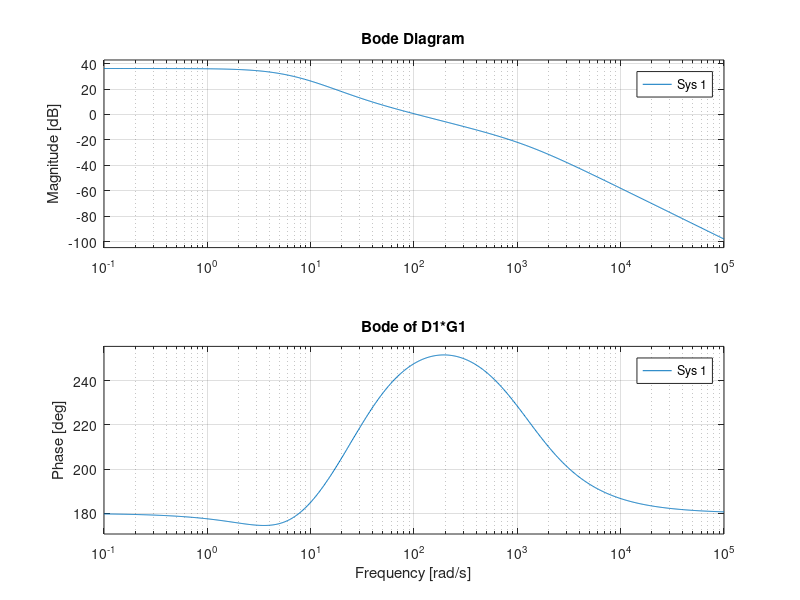

Write the MATLAB code that produced this figure. (Note: this script raises an error after producing the figure.)
% % % % % % % % % % % % % % % % % % % % % % % % % % % % % % % % % % % % % %
%                                                                         %
% Controller_design.m 							  %
%                                                                         %
% The plant and digital controller for the MIP robot's body angle and     %
% wheel position are designed and tested in MATLAB.                       %
%                                                                         %
% % % % % % % % % % % % % % % % % % % % % % % % % % % % % % % % % % % % % %

clear all
close all

% % % % % % % % % % % % % % % % % % % % % % % % % % % % % % % % % % % % % %
%                                                                         %
% Part 1: Stablizing Body Angle                                           %
%                                                                         %
% % % % % % % % % % % % % % % % % % % % % % % % % % % % % % % % % % % % % %

% Initialize constants used in equations of motion

s_bar = 0.003;              % stall torque in Nm (Newton-meter)
w_f = 1760;                 % free run speed in rad/s
k = s_bar/w_f;              % torque constant k
G_r = 35.57;                % gearbox ratio 
M_b = 263*10^-3;            % total assembled MIP body mass in Kg
R_w = 34*10^-3;             % radius of wheels in meters 
L = 36*10^-3;               % dist from MIP c.o.m to wheel axis
I_b = 0.0004;               % MIP body inertia about wheel axis in Kg * m^2
g = 9.8;                    % gravity in m/2^2 
M_w = 27*10^-3;             % mass of wheels in Kg
I_m = 3.6*10^-8;            % inertia of motor armature in Kg * m^2

% combined wheel inertia
I_w = 2*((M_w*(R_w^2))/2 + (G_r^2)*I_m);     

% define new constants for ease of calculations and human readability 

c1 = (I_w + (M_b + M_w)*(R_w^2));
c2 = M_b*R_w*L;
c3 = I_b + M_b*L^2;
c4 = M_b*g*L;
c5 = 2*G_r*s_bar;
c6 = 2*(G_r^2)*k;

% Plug in transfer function constant values into open loop plant
% G1(s) = MIP angle/duty cycle 
num = [(c1*c5+c2*c5) 0];
den = [c2^2-c1*c3 (-c1*c6-2*c2*c6-c3*c6) c1*c4 c4*c6];
G1_s = tf(num,den);
roots(den);

% % % % % % % % % % % % % % % % % % % % % % % % % % % % % % % % % % % % % %
%                                                                         %
% Part 1.1 Plant G(s) Modeling for MIP Body Angle                         %
%                                                                         %
% % % % % % % % % % % % % % % % % % % % % % % % % % % % % % % % % % % % % %

% Plot root locus of G1_s
subplot(2,3,1)
rlocus(G1_s)
title('Root locus of G1')

% Plot bode of G1_s
subplot(2,3,2)
bode(G1_s)
title('Bode of G1')

% plot step response for closed loop of G1_s
subplot(2,3,3)
T1_s = G1_s/(1+G1_s);
step(T1_s)
title('Step Response of CL')

% % % % % % % % % % % % % % % % % % % % % % % % % % % % % % % % % % % % % %
%                                                                         %
% Part 1.2 Designing D1(s) Controller for G1(s)                           %
%                                                                         %
% % % % % % % % % % % % % % % % % % % % % % % % % % % % % % % % % % % % % %

% Design D1 to stabilize G1
num = [-0.148 -9.6 -155];
den = [0.00083 1 0];
D1_s = tf(num,den)

H1_s = G1_s*D1_s;

% Plot root locus of G1*D1
subplot(2,3,4)
rlocus(D1_s*G1_s)
title('Root locus of D1*G1')

% Plot step response to closed loop of D1*G1
subplot(2,3,6)
T1_s = (D1_s*G1_s)/(1+D1_s*G1_s);
step(T1_s)
title('Step Response to CL')

% Plot bode of open loop D1*G1
subplot(2,3,5)
bode(D1_s*G1_s)
title('Bode of D1*G1')

% % % % % % % % % % % % % % % % % % % % % % % % % % % % % % % % % % % % % %
%                                                                         %
% Part 1.3 Discretize transfer function to difference equation to be      %
% implemented in Beaglebone                                               %
%                                                                         %
% % % % % % % % % % % % % % % % % % % % % % % % % % % % % % % % % % % % % %

% Sampling period 
Ts = 0.005;

% Convert laplace to z domain using Tustin's approximation with prewarping
opt = c2dOptions('Method', 'tustin', 'PrewarpFrequency', 107);
D1_z = c2d(D1_s,Ts,opt)

% Convert z transfer function into difference equation
[num,den] = tfdata(D1_z);
D1_k = idpoly(den,num,'NoiseVariance',0);

% % % % % % % % % % % % % % % % % % % % % % % % % % % % % % % % % % % % % %
%                                                                         %
% Part 2: Stablizing Wheel Position                                       %
%                                                                         %
% % % % % % % % % % % % % % % % % % % % % % % % % % % % % % % % % % % % % %

% % % % % % % % % % % % % % % % % % % % % % % % % % % % % % % % % % % % % %
%                                                                         %
% Part 2.1: Plant G2(s) Modeling for Wheel Position                       %
%                                                                         %
% % % % % % % % % % % % % % % % % % % % % % % % % % % % % % % % % % % % % %

% G2(s) = MIP wheel position/MIP Body Angle 
num = [-(c2+c3)/(c1+c2) 0 c4/(c1+c2)];
den = [1 0 0];
G2_s = tf(num,den);
roots(num)

figure
% Plot root locus of G2_s
subplot(2,3,1)
rlocus(G2_s)
title('Root locus of G2')

% Plot bode of G2_s
subplot(2,3,2)
bode(G2_s)
title('Bode of G2')

% plot step response for closed loop of G2_s
subplot(2,3,3)
T2_s = G2_s/(1+G2_s);
step(T2_s)
title('Step Response of CL')

% % % % % % % % % % % % % % % % % % % % % % % % % % % % % % % % % % % % % %
%                                                                         %
% Part 2.2: Design controller D2(s) for G2(s) with T1(s) = 1 for now      %
%                                                                         %
% % % % % % % % % % % % % % % % % % % % % % % % % % % % % % % % % % % % % %

% Design D2 to stabilize G2
num = [0.125 0.125*0.2];
den = [1 9.3438];
D2_s = tf(num,den)

H2_s = G2_s*D2_s;

% Plot root locus of G2*D2
subplot(2,3,4)
rlocus(D2_s*G2_s)
title('Root locus of D2*G2')

% Plot step response to closed loop of D2*G2
subplot(2,3,6)
T2_s = (D2_s*G2_s)/(1+D2_s*G2_s);
step(T2_s)
title('Step Response to CL')

% Plot bode of open loop D2*G2
subplot(2,3,5)
bode(D2_s*G2_s)
title('Bode of D2*G2')

% % % % % % % % % % % % % % % % % % % % % % % % % % % % % % % % % % % % % %
%                                                                         %
% Part 2.3: Include inner loop for modeled G1(s) and D1(s)                %
%                                                                         %
% % % % % % % % % % % % % % % % % % % % % % % % % % % % % % % % % % % % % %
k = 1.9;
CL_num = k*D2_s*T1_s*G2_s;
CL_den = 1+CL_num;
CL = CL_num/CL_den;
figure 
step(CL)

% % % % % % % % % % % % % % % % % % % % % % % % % % % % % % % % % % % % % %
%                                                                         %
% Part 2.4 Discretize transfer function D2(s) to difference equation to   %
% be implemented in Beaglebone      .                                     %
%                                                                         %
% % % % % % % % % % % % % % % % % % % % % % % % % % % % % % % % % % % % % %

% Sampling period 
Ts = 0.05;

% Convert laplace to z domain using Tustin's approximation with prewarping
opt = c2dOptions('Method', 'tustin', 'PrewarpFrequency', 1.63);
D2_z = c2d(D2_s,Ts,opt)

% Convert z transfer function into difference equation
[num,den] = tfdata(D2_z);
D2_k = idpoly(den,num,'NoiseVariance',0);









